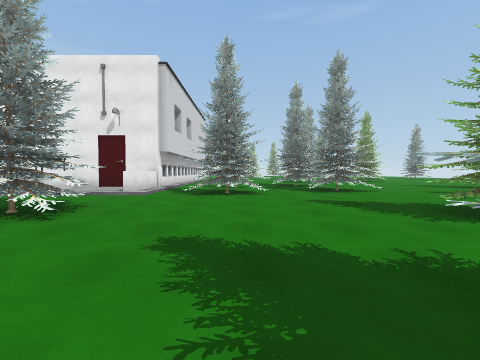
View 1 (above)

19 first-person views from a walk through a scene from a Unity 3-D project. The camera is 1.2 m above the floor, tilts 2° down and sees 90° across. The floor is counted in squares, 2 m on a side. Each view is taken from the middle of a square. On the plan, view 1 faces up. The plan holds only what a view shows up to about 9 squares ahead; the rest is blank. The place goes on beyond the plan.

View 2
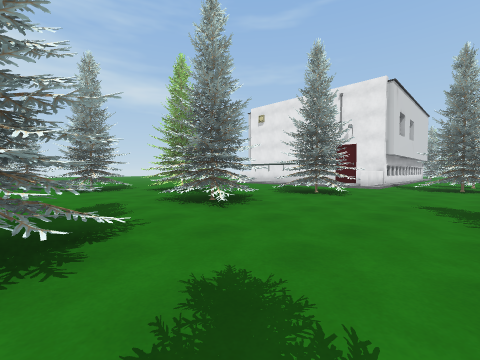

View 3
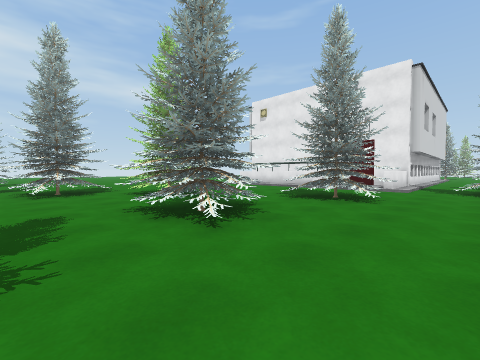

View 4
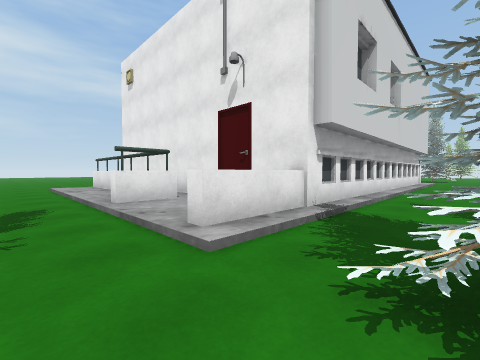

View 5
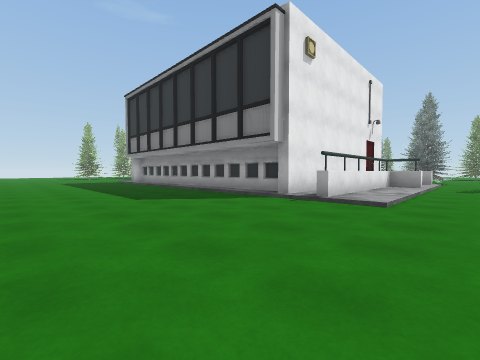

View 6
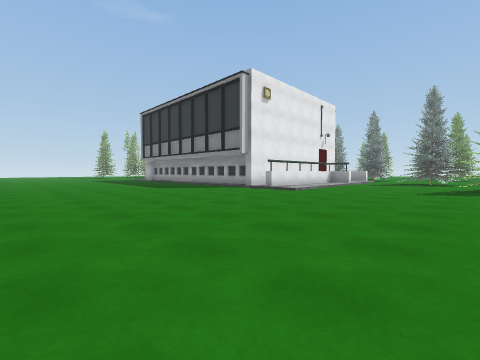

View 7
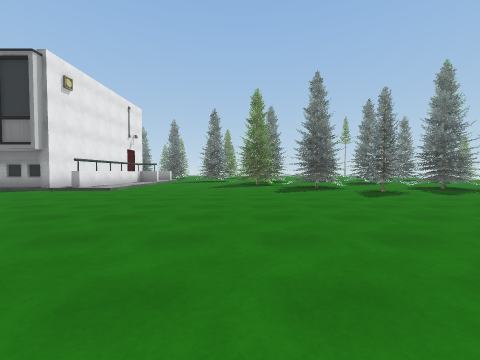

View 8
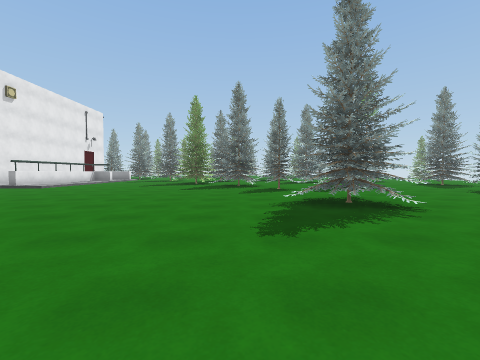

View 9
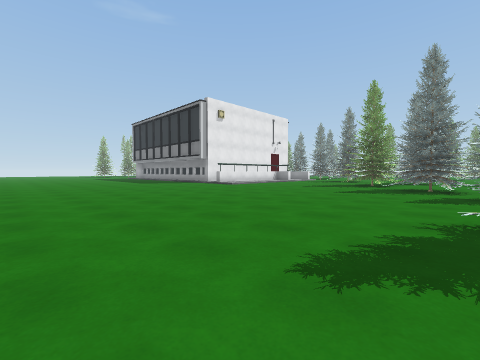

View 10
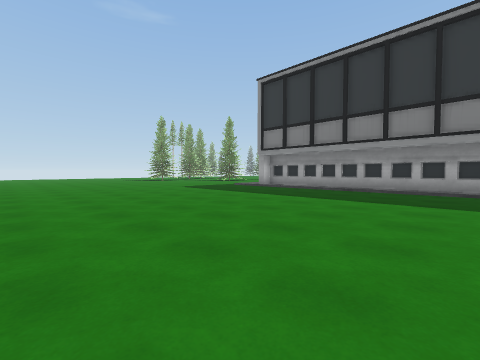

View 11
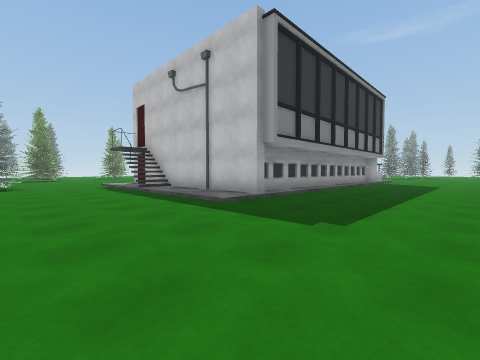

View 12
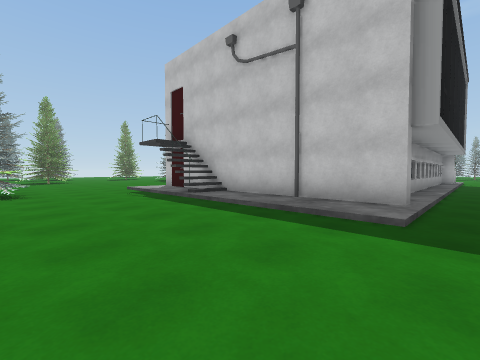

View 13
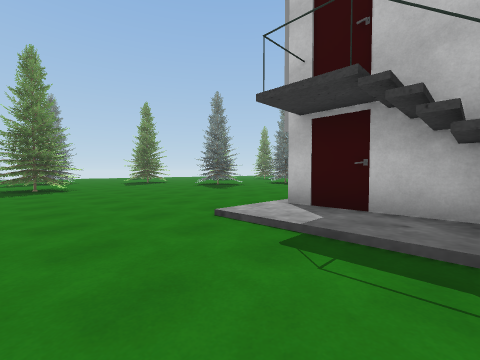

View 14
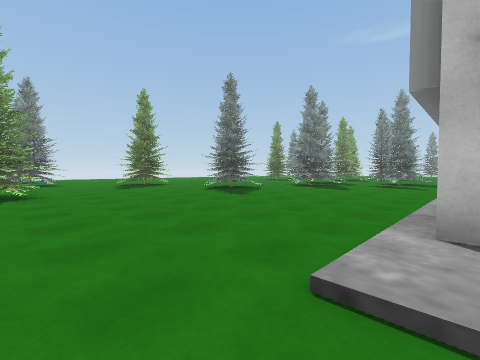

View 15
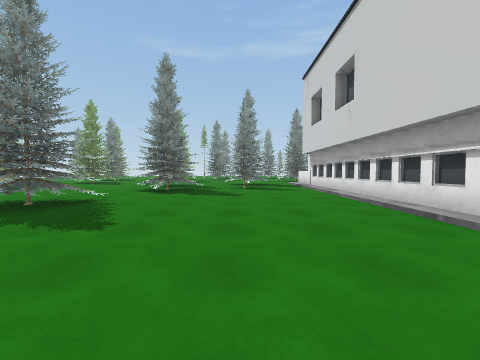

View 16
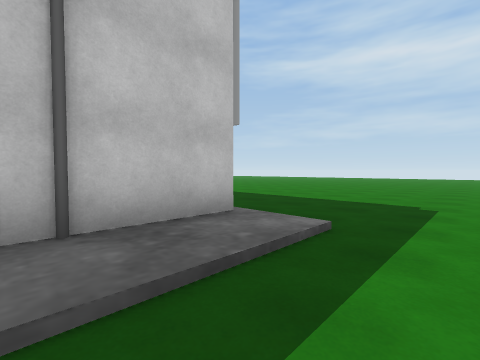

View 17
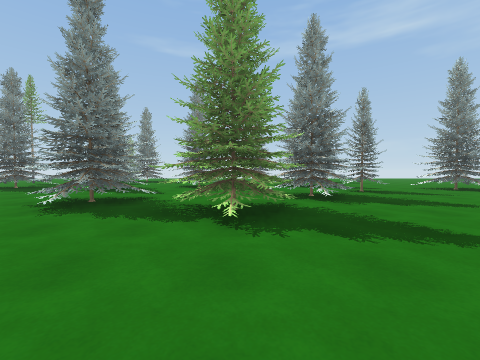

View 18
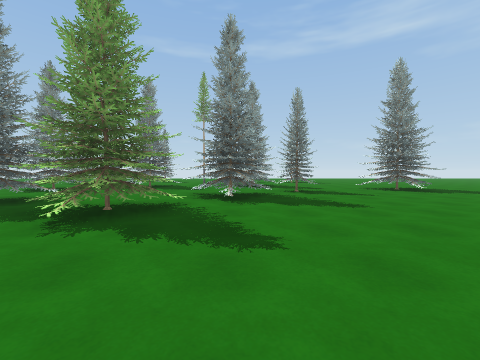

View 19
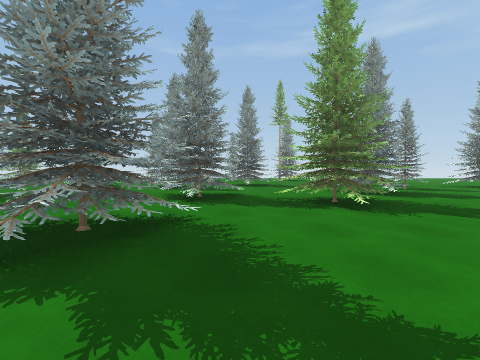

### Floor plan
Key: @ floor where view 1 was taken; # wall or solid block; x gap in a wall; . main floor; : floor 0.25 m higher than the main floor; / step, stairs or slope; ^ raised ledge; B building; T thing the floor can be seen under or through; O other object.
Columns run from 19 left of view 1 to 8 right of it. Each row starts with its distance up from view 1.
 22  ..  ...... # .## ..
 21  ... ..................##..
 20 .......................##...
 19 ........./////B//......^....
 18  ........:       ..........
 17  ........BBBBBBBB.........
 16  ........B      B........
 15  ........B      B.......
 14  ........B      B.....##
 13  ........B      B.....##
 12  ........B      B.........
 11  ........B      B....##...
 10  ........B      B....##...
  9  ........BBBBBBBB..O.^ .....
  8  ........:      B.^ ..##....
  7  ........BBBBBB B.##^x##..
  6  ........////////.^# .....
  5  ........................
  4  ..............##.....^#
  3  ..............##.....#
  2  ...........T.........
  1  ..........TTTTT ...#
  0  ........ TT^.TTT..@#
 -1 .........TTT........^.
 -2  ...^...OO^............
 -3   ..##^./.......##..#..
 -4   ..^# ..^...  .#  .##

Positions as (right, up) in squares from view 1, and headings:
1: (0, 0), facing up
2: (0, -3), facing up-left
3: (-1, -2), facing up-left
4: (-1, 5), facing up-left
5: (-15, 5), facing up-right
6: (-17, 2), facing up-right
7: (-18, 2), facing right
8: (-19, -1), facing right
9: (-18, -2), facing up-right
10: (-18, 11), facing up-right
11: (-14, 22), facing down-right
12: (-11, 22), facing down-right
13: (-5, 21), facing down-right
14: (-3, 20), facing down-right
15: (0, 18), facing down
16: (-8, 20), facing down-left
17: (-7, 5), facing down
18: (-9, 5), facing down
19: (-5, 6), facing down
